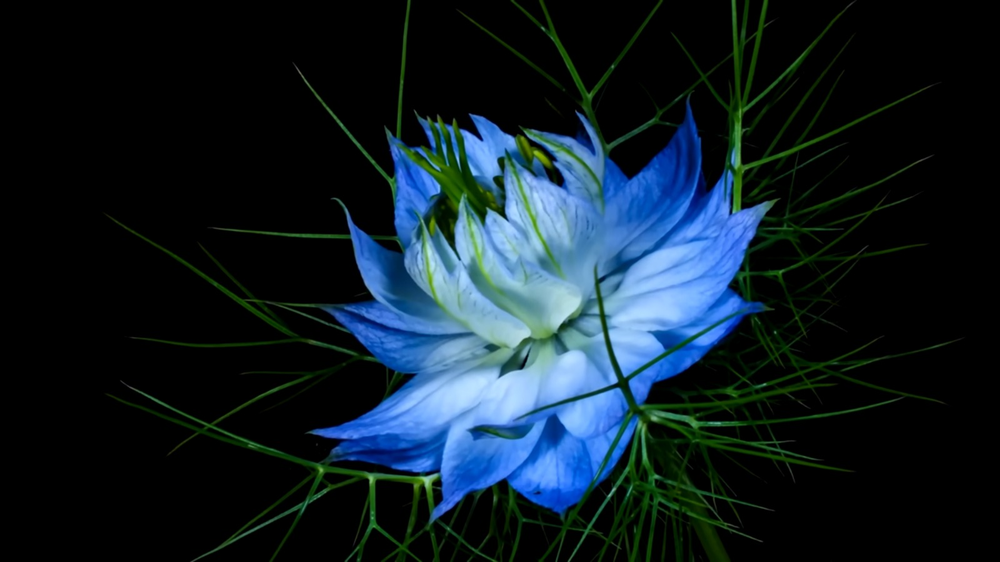
#> input picture Medio Curso/1._Umbral adaptativo/imagen a color.png, 1000 x 562 px, shrunk from 1600 x 900 before the run, found by its file name
$ python '9._Umbral 4 Colores.py'
#> lines starting #> are read from the running program, lines starting #| are printed output that depends on the picture
import cv2
import numpy as np
import matplotlib.pyplot as plt

# Cargamos la imagen
imagen_color = cv2.imread("imagen a color.png")
#> imagen_color is the input picture: shape (562, 1000, 3); mean B, G, R 39.6, 30.8, 16.3
if imagen_color is None:
    print("Error: No se pudo cargar la imagen. Asegúrate de que el archivo está en el directorio correcto.")
else:
    # Convertimos la imagen a escala de grises
    imagen = cv2.cvtColor(imagen_color, cv2.COLOR_BGR2GRAY)
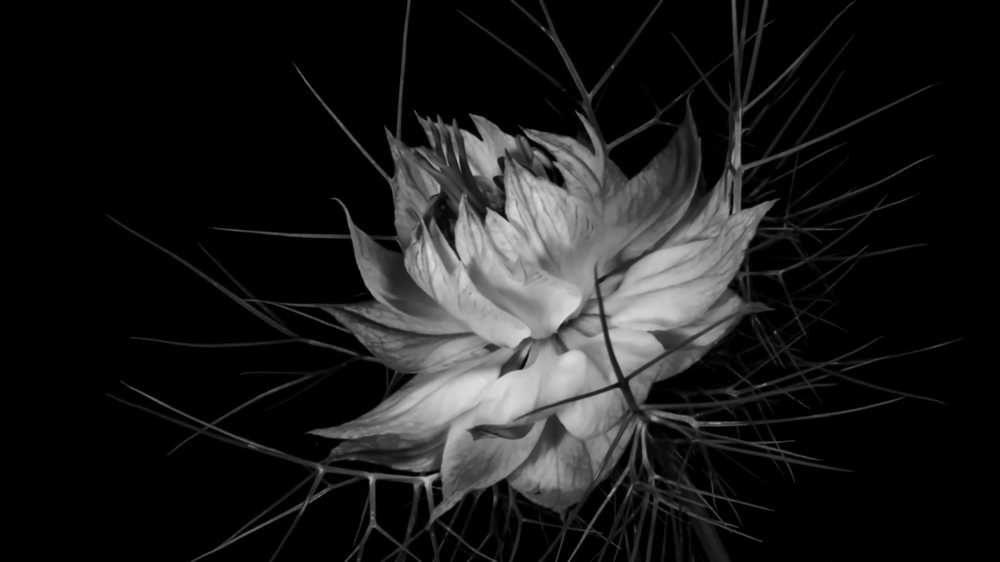
#> imagen: shape (562, 1000); min 0, max 221, mean 27.5

    # Los puntos donde se va a dividir la Umbralizacion
    thresholds = [64, 128, 192]

    # Devuelve la imagen umralizada solo con ceros
    imagen_umbralizada = np.zeros_like(imagen)

    # Divide la umbralizacion en 2 colores
    imagen_umbralizada[imagen < thresholds[0]] = 0
    imagen_umbralizada[(imagen > thresholds[0]) & (imagen <= thresholds[1])] = 85
    imagen_umbralizada[(imagen > thresholds[1]) & (imagen <= thresholds[2])] = 170
    imagen_umbralizada[imagen > thresholds[2]] = 255

    # Histograma
    plt.hist(imagen_umbralizada.ravel(), bins=16, range=[0, 256], color='gray', alpha=0.7)

    plt.title('Histograma de Imagen con 4 Colores')
    plt.xlabel('Intensidad de Gris')
    plt.ylabel('Número de Píxeles')

    plt.show()
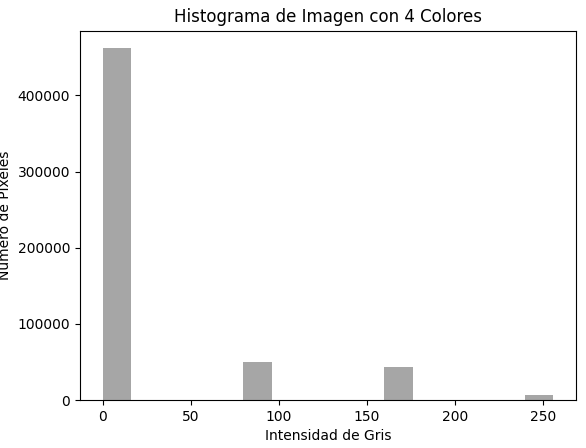
#> figure drawn by matplotlib, 1 panel; tallest bar 461867 high, from x = 0 to 16

    # Guardar la matriz de la imagen en escala de grises en un archivo CSV
    np.savetxt('Imagen_escala_de_grises.csv', imagen, delimiter=',', fmt='%d')
    print("La matriz de la imagen en escala de grises se ha guardado en 'Imagen_escala_de_grises.csv'.")

    # Guardar la matriz de la imagen umbralizada en un archivo CSV
    np.savetxt('imagen_umbralizada_4_colores.csv', imagen_umbralizada, delimiter=',', fmt='%d')
    print("La matriz de la imagen umbralizada se ha guardado en 'imagen_umbralizada_4_colores.csv'.")

    # Mostramos la imagen que se ah generado
    cv2.imshow('Imagen con Umbral de 4 Colores', imagen_umbralizada)
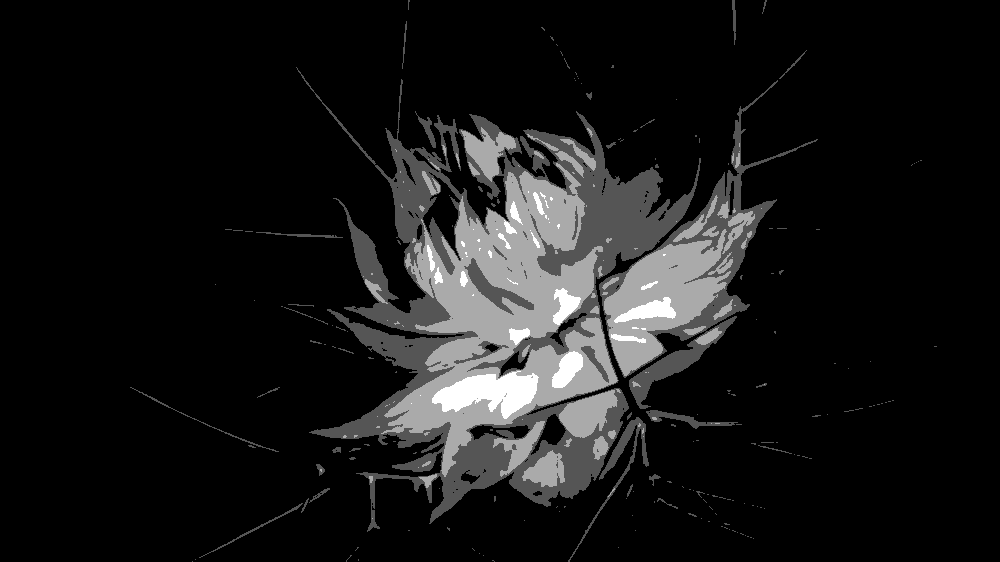
#> window 'Imagen con Umbral de 4 Colores': shape (562, 1000); min 0, max 255, mean 23.6
    cv2.waitKey(0)
    cv2.destroyAllWindows()

    # Guardamos la imagen en los archivos
    cv2.imwrite('imagen_umbralizada_4_colores.png', imagen_umbralizada)
